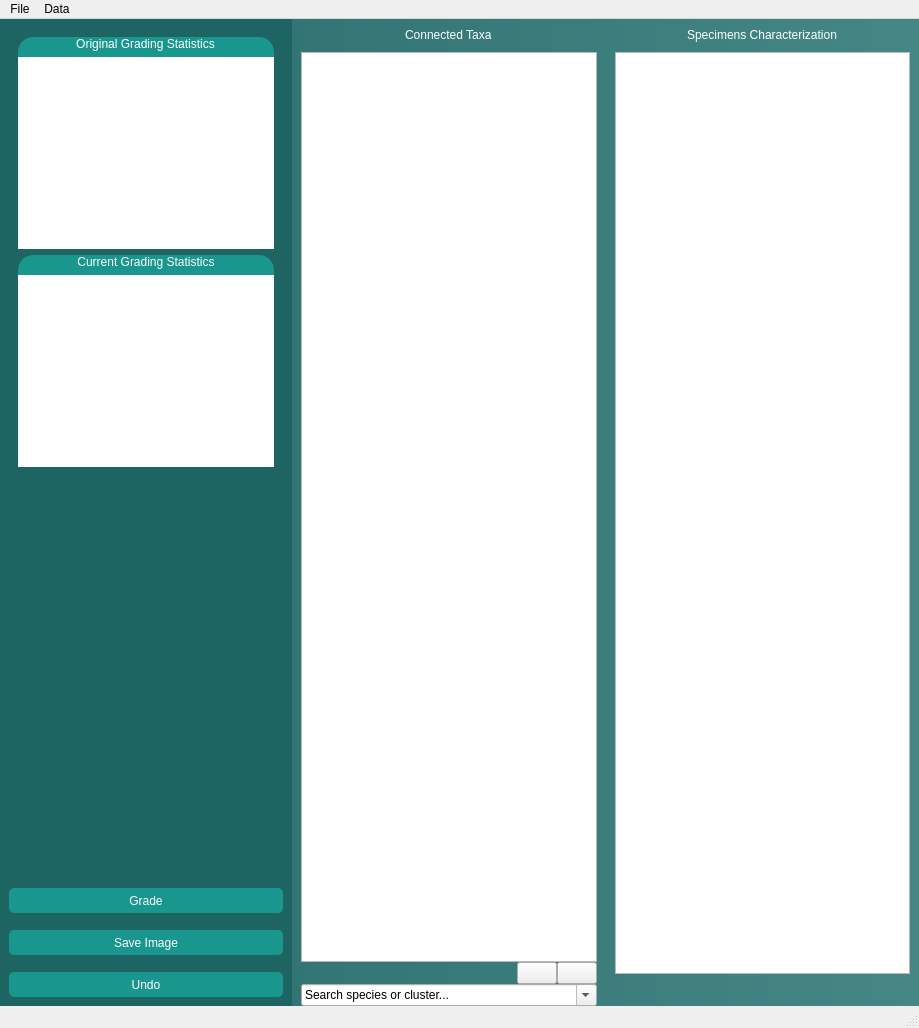
<?xml version="1.0" encoding="UTF-8"?>
<ui version="4.0">
 <class>MainWindow</class>
 <widget class="QMainWindow" name="MainWindow">
  <property name="geometry">
   <rect>
    <x>0</x>
    <y>0</y>
    <width>919</width>
    <height>1028</height>
   </rect>
  </property>
  <property name="sizePolicy">
   <sizepolicy hsizetype="MinimumExpanding" vsizetype="MinimumExpanding">
    <horstretch>0</horstretch>
    <verstretch>0</verstretch>
   </sizepolicy>
  </property>
  <property name="windowTitle">
   <string>iSpecID</string>
  </property>
  <property name="styleSheet">
   <string notr="true"/>
  </property>
  <widget class="QWidget" name="centralwidget">
   <layout class="QGridLayout" name="gridLayout" columnstretch="0,0,0,90">
    <property name="leftMargin">
     <number>0</number>
    </property>
    <property name="topMargin">
     <number>0</number>
    </property>
    <property name="rightMargin">
     <number>0</number>
    </property>
    <property name="bottomMargin">
     <number>0</number>
    </property>
    <property name="horizontalSpacing">
     <number>0</number>
    </property>
    <item row="1" column="3" rowspan="3">
     <widget class="QFrame" name="viewer_frame">
      <property name="sizePolicy">
       <sizepolicy hsizetype="MinimumExpanding" vsizetype="Ignored">
        <horstretch>0</horstretch>
        <verstretch>0</verstretch>
       </sizepolicy>
      </property>
      <property name="minimumSize">
       <size>
        <width>100</width>
        <height>0</height>
       </size>
      </property>
      <property name="maximumSize">
       <size>
        <width>16777215</width>
        <height>16777215</height>
       </size>
      </property>
      <property name="styleSheet">
       <string notr="true">QFrame#viewer_frame{
background:qlineargradient(spread:pad, x1:0, y1:0.511364, x2:1, y2:0.511364, stop:0 rgba(50, 117, 116,255) , stop:1 rgba(69, 135, 133,255) )
}</string>
      </property>
      <property name="frameShape">
       <enum>QFrame::NoFrame</enum>
      </property>
      <property name="frameShadow">
       <enum>QFrame::Raised</enum>
      </property>
      <layout class="QGridLayout" name="gridLayout_2" rowstretch="0,0,0" columnstretch="50,50">
       <property name="leftMargin">
        <number>0</number>
       </property>
       <property name="topMargin">
        <number>0</number>
       </property>
       <property name="rightMargin">
        <number>0</number>
       </property>
       <property name="bottomMargin">
        <number>0</number>
       </property>
       <property name="spacing">
        <number>0</number>
       </property>
       <item row="2" column="1">
        <widget class="QFrame" name="record_frame">
         <property name="styleSheet">
          <string notr="true"/>
         </property>
         <property name="frameShape">
          <enum>QFrame::NoFrame</enum>
         </property>
         <property name="frameShadow">
          <enum>QFrame::Raised</enum>
         </property>
         <layout class="QVBoxLayout" name="verticalLayout" stretch="0,0,80,0">
          <property name="spacing">
           <number>0</number>
          </property>
          <property name="bottomMargin">
           <number>0</number>
          </property>
          <item alignment="Qt::AlignHCenter">
           <widget class="QLabel" name="record_label">
            <property name="sizePolicy">
             <sizepolicy hsizetype="Fixed" vsizetype="Fixed">
              <horstretch>0</horstretch>
              <verstretch>0</verstretch>
             </sizepolicy>
            </property>
            <property name="styleSheet">
             <string notr="true">color : white
</string>
            </property>
            <property name="text">
             <string>Specimens Characterization</string>
            </property>
            <property name="alignment">
             <set>Qt::AlignHCenter|Qt::AlignTop</set>
            </property>
           </widget>
          </item>
          <item>
           <spacer name="verticalSpacer_4">
            <property name="orientation">
             <enum>Qt::Vertical</enum>
            </property>
            <property name="sizeHint" stdset="0">
             <size>
              <width>20</width>
              <height>10</height>
             </size>
            </property>
           </spacer>
          </item>
          <item>
           <widget class="QTableView" name="record_table">
            <property name="sizePolicy">
             <sizepolicy hsizetype="MinimumExpanding" vsizetype="MinimumExpanding">
              <horstretch>0</horstretch>
              <verstretch>0</verstretch>
             </sizepolicy>
            </property>
            <property name="maximumSize">
             <size>
              <width>16777214</width>
              <height>16777215</height>
             </size>
            </property>
            <property name="sortingEnabled">
             <bool>false</bool>
            </property>
            <attribute name="verticalHeaderVisible">
             <bool>false</bool>
            </attribute>
           </widget>
          </item>
          <item>
           <spacer name="verticalSpacer_3">
            <property name="orientation">
             <enum>Qt::Vertical</enum>
            </property>
            <property name="sizeType">
             <enum>QSizePolicy::MinimumExpanding</enum>
            </property>
            <property name="sizeHint" stdset="0">
             <size>
              <width>0</width>
              <height>32</height>
             </size>
            </property>
           </spacer>
          </item>
         </layout>
        </widget>
       </item>
       <item row="2" column="0">
        <widget class="QFrame" name="graph_frame">
         <property name="styleSheet">
          <string notr="true"/>
         </property>
         <property name="frameShape">
          <enum>QFrame::NoFrame</enum>
         </property>
         <property name="frameShadow">
          <enum>QFrame::Raised</enum>
         </property>
         <layout class="QVBoxLayout" name="verticalLayout_7" stretch="0,0,80,0,0">
          <property name="spacing">
           <number>0</number>
          </property>
          <property name="bottomMargin">
           <number>0</number>
          </property>
          <item alignment="Qt::AlignHCenter|Qt::AlignVCenter">
           <widget class="QLabel" name="graph_viewer_label">
            <property name="sizePolicy">
             <sizepolicy hsizetype="Fixed" vsizetype="Fixed">
              <horstretch>0</horstretch>
              <verstretch>0</verstretch>
             </sizepolicy>
            </property>
            <property name="styleSheet">
             <string notr="true">color : white
</string>
            </property>
            <property name="text">
             <string>Connected Taxa</string>
            </property>
            <property name="alignment">
             <set>Qt::AlignLeading|Qt::AlignLeft|Qt::AlignTop</set>
            </property>
           </widget>
          </item>
          <item>
           <spacer name="verticalSpacer_2">
            <property name="orientation">
             <enum>Qt::Vertical</enum>
            </property>
            <property name="sizeHint" stdset="0">
             <size>
              <width>20</width>
              <height>10</height>
             </size>
            </property>
           </spacer>
          </item>
          <item>
           <widget class="QGraphicsView" name="graph_viewer">
            <property name="enabled">
             <bool>true</bool>
            </property>
            <property name="sizePolicy">
             <sizepolicy hsizetype="MinimumExpanding" vsizetype="MinimumExpanding">
              <horstretch>0</horstretch>
              <verstretch>0</verstretch>
             </sizepolicy>
            </property>
            <property name="verticalScrollBarPolicy">
             <enum>Qt::ScrollBarAsNeeded</enum>
            </property>
            <property name="horizontalScrollBarPolicy">
             <enum>Qt::ScrollBarAsNeeded</enum>
            </property>
            <property name="sizeAdjustPolicy">
             <enum>QAbstractScrollArea::AdjustToContentsOnFirstShow</enum>
            </property>
            <property name="resizeAnchor">
             <enum>QGraphicsView::AnchorUnderMouse</enum>
            </property>
            <property name="viewportUpdateMode">
             <enum>QGraphicsView::MinimalViewportUpdate</enum>
            </property>
           </widget>
          </item>
          <item>
           <layout class="QHBoxLayout" name="horizontalLayout">
            <item>
             <spacer name="horizontalSpacer">
              <property name="orientation">
               <enum>Qt::Horizontal</enum>
              </property>
              <property name="sizeHint" stdset="0">
               <size>
                <width>40</width>
                <height>20</height>
               </size>
              </property>
             </spacer>
            </item>
            <item>
             <widget class="QPushButton" name="zoom_in_button">
              <property name="sizePolicy">
               <sizepolicy hsizetype="Fixed" vsizetype="Fixed">
                <horstretch>0</horstretch>
                <verstretch>0</verstretch>
               </sizepolicy>
              </property>
              <property name="text">
               <string/>
              </property>
              <property name="icon">
               <iconset resource="../icons.qrc">
                <normaloff>:/icons/zoom-in.png</normaloff>:/icons/zoom-in.png</iconset>
              </property>
             </widget>
            </item>
            <item>
             <widget class="QPushButton" name="zoom_out_button">
              <property name="sizePolicy">
               <sizepolicy hsizetype="Fixed" vsizetype="Fixed">
                <horstretch>0</horstretch>
                <verstretch>0</verstretch>
               </sizepolicy>
              </property>
              <property name="text">
               <string/>
              </property>
              <property name="icon">
               <iconset resource="../icons.qrc">
                <normaloff>:/icons/zoom-out.png</normaloff>:/icons/zoom-out.png</iconset>
              </property>
             </widget>
            </item>
           </layout>
          </item>
          <item>
           <widget class="QComboBox" name="graph_combo_box">
            <property name="sizePolicy">
             <sizepolicy hsizetype="MinimumExpanding" vsizetype="Minimum">
              <horstretch>0</horstretch>
              <verstretch>0</verstretch>
             </sizepolicy>
            </property>
            <property name="editable">
             <bool>true</bool>
            </property>
            <property name="currentText">
             <string>Search species or cluster...</string>
            </property>
           </widget>
          </item>
         </layout>
        </widget>
       </item>
      </layout>
     </widget>
    </item>
    <item row="1" column="0" rowspan="3">
     <widget class="QFrame" name="sidebar_frame">
      <property name="sizePolicy">
       <sizepolicy hsizetype="Minimum" vsizetype="MinimumExpanding">
        <horstretch>0</horstretch>
        <verstretch>0</verstretch>
       </sizepolicy>
      </property>
      <property name="maximumSize">
       <size>
        <width>16777215</width>
        <height>16777215</height>
       </size>
      </property>
      <property name="styleSheet">
       <string notr="true">QFrame#sidebar_frame{
	background-color:rgb(30, 100, 98)
}</string>
      </property>
      <property name="frameShape">
       <enum>QFrame::NoFrame</enum>
      </property>
      <property name="frameShadow">
       <enum>QFrame::Plain</enum>
      </property>
      <layout class="QVBoxLayout" name="verticalLayout_5">
       <property name="spacing">
        <number>17</number>
       </property>
       <item>
        <widget class="QFrame" name="results_frame">
         <property name="sizePolicy">
          <sizepolicy hsizetype="MinimumExpanding" vsizetype="Fixed">
           <horstretch>0</horstretch>
           <verstretch>0</verstretch>
          </sizepolicy>
         </property>
         <property name="minimumSize">
          <size>
           <width>0</width>
           <height>0</height>
          </size>
         </property>
         <property name="frameShape">
          <enum>QFrame::NoFrame</enum>
         </property>
         <property name="frameShadow">
          <enum>QFrame::Raised</enum>
         </property>
         <layout class="QVBoxLayout" name="verticalLayout_4">
          <item>
           <widget class="QFrame" name="initial_results_frame">
            <property name="enabled">
             <bool>true</bool>
            </property>
            <property name="sizePolicy">
             <sizepolicy hsizetype="Fixed" vsizetype="Minimum">
              <horstretch>0</horstretch>
              <verstretch>0</verstretch>
             </sizepolicy>
            </property>
            <property name="styleSheet">
             <string notr="true">QFrame#initial_results_frame{
color: white;
border-top-right-radius: 15px;
border-top-left-radius: 15px;
background:rgb(25, 150, 141);
}</string>
            </property>
            <property name="frameShape">
             <enum>QFrame::StyledPanel</enum>
            </property>
            <property name="frameShadow">
             <enum>QFrame::Raised</enum>
            </property>
            <layout class="QVBoxLayout" name="verticalLayout_2">
             <property name="leftMargin">
              <number>0</number>
             </property>
             <property name="topMargin">
              <number>0</number>
             </property>
             <property name="rightMargin">
              <number>0</number>
             </property>
             <property name="bottomMargin">
              <number>0</number>
             </property>
             <item alignment="Qt::AlignHCenter">
              <widget class="QLabel" name="initial_results_label">
               <property name="sizePolicy">
                <sizepolicy hsizetype="Fixed" vsizetype="Fixed">
                 <horstretch>0</horstretch>
                 <verstretch>0</verstretch>
                </sizepolicy>
               </property>
               <property name="styleSheet">
                <string notr="true">color:white</string>
               </property>
               <property name="text">
                <string>Original Grading Statistics</string>
               </property>
               <property name="alignment">
                <set>Qt::AlignBottom|Qt::AlignHCenter</set>
               </property>
              </widget>
             </item>
             <item>
              <widget class="QTableView" name="initial_results_table">
               <property name="sizePolicy">
                <sizepolicy hsizetype="Minimum" vsizetype="Minimum">
                 <horstretch>0</horstretch>
                 <verstretch>0</verstretch>
                </sizepolicy>
               </property>
               <property name="minimumSize">
                <size>
                 <width>0</width>
                 <height>0</height>
                </size>
               </property>
               <property name="styleSheet">
                <string notr="true">border: 1px gray;</string>
               </property>
               <property name="frameShape">
                <enum>QFrame::NoFrame</enum>
               </property>
               <property name="verticalScrollBarPolicy">
                <enum>Qt::ScrollBarAlwaysOff</enum>
               </property>
               <property name="horizontalScrollBarPolicy">
                <enum>Qt::ScrollBarAlwaysOff</enum>
               </property>
               <attribute name="verticalHeaderVisible">
                <bool>false</bool>
               </attribute>
              </widget>
             </item>
            </layout>
           </widget>
          </item>
          <item>
           <widget class="QFrame" name="current_results_frame">
            <property name="sizePolicy">
             <sizepolicy hsizetype="Fixed" vsizetype="Minimum">
              <horstretch>0</horstretch>
              <verstretch>0</verstretch>
             </sizepolicy>
            </property>
            <property name="styleSheet">
             <string notr="true">QFrame#current_results_frame{
color: white;
border-top-right-radius: 15px;
border-top-left-radius: 15px;
background: rgb(25, 150, 141);
}</string>
            </property>
            <property name="frameShape">
             <enum>QFrame::StyledPanel</enum>
            </property>
            <property name="frameShadow">
             <enum>QFrame::Raised</enum>
            </property>
            <layout class="QVBoxLayout" name="verticalLayout_3">
             <property name="leftMargin">
              <number>0</number>
             </property>
             <property name="topMargin">
              <number>0</number>
             </property>
             <property name="rightMargin">
              <number>0</number>
             </property>
             <property name="bottomMargin">
              <number>0</number>
             </property>
             <item alignment="Qt::AlignHCenter">
              <widget class="QLabel" name="current_results_label">
               <property name="sizePolicy">
                <sizepolicy hsizetype="Fixed" vsizetype="Fixed">
                 <horstretch>0</horstretch>
                 <verstretch>0</verstretch>
                </sizepolicy>
               </property>
               <property name="styleSheet">
                <string notr="true">color:white</string>
               </property>
               <property name="text">
                <string>Current Grading Statistics</string>
               </property>
               <property name="alignment">
                <set>Qt::AlignCenter</set>
               </property>
              </widget>
             </item>
             <item>
              <widget class="QTableView" name="current_results_table">
               <property name="sizePolicy">
                <sizepolicy hsizetype="Minimum" vsizetype="Minimum">
                 <horstretch>0</horstretch>
                 <verstretch>0</verstretch>
                </sizepolicy>
               </property>
               <property name="frameShape">
                <enum>QFrame::NoFrame</enum>
               </property>
               <property name="verticalScrollBarPolicy">
                <enum>Qt::ScrollBarAlwaysOff</enum>
               </property>
               <property name="horizontalScrollBarPolicy">
                <enum>Qt::ScrollBarAlwaysOff</enum>
               </property>
               <attribute name="verticalHeaderVisible">
                <bool>false</bool>
               </attribute>
              </widget>
             </item>
            </layout>
           </widget>
          </item>
         </layout>
        </widget>
       </item>
       <item>
        <spacer name="verticalSpacer">
         <property name="orientation">
          <enum>Qt::Vertical</enum>
         </property>
         <property name="sizeHint" stdset="0">
          <size>
           <width>20</width>
           <height>40</height>
          </size>
         </property>
        </spacer>
       </item>
       <item>
        <widget class="QPushButton" name="annotate_button">
         <property name="enabled">
          <bool>true</bool>
         </property>
         <property name="sizePolicy">
          <sizepolicy hsizetype="Minimum" vsizetype="Fixed">
           <horstretch>0</horstretch>
           <verstretch>0</verstretch>
          </sizepolicy>
         </property>
         <property name="minimumSize">
          <size>
           <width>0</width>
           <height>0</height>
          </size>
         </property>
         <property name="maximumSize">
          <size>
           <width>16777215</width>
           <height>16777215</height>
          </size>
         </property>
         <property name="styleSheet">
          <string notr="true">QPushButton#annotate_button{
color:white;
background:rgb(25, 150, 141);
border-color:rgb(25, 150, 141);
border-radius: 5px;
height: 25px
}

QPushButton#annotate_button:hover
{
color:(220, 223, 223);
background:rgb(21, 156, 143);
border-color:rgb(21, 156, 143);
border-radius: 5px;
height: 25px
}

QPushButton#annotate_button:pressed
{
color:rgb(211, 213, 213);
background:rgb(16, 117, 107);
border-color:rgb(16, 117, 107);
border-radius: 5px;
height: 25px
}</string>
         </property>
         <property name="text">
          <string>Grade</string>
         </property>
        </widget>
       </item>
       <item>
        <widget class="QPushButton" name="save_graph_button">
         <property name="styleSheet">
          <string notr="true">QPushButton#save_graph_button{
color:white;
background:rgb(25, 150, 141);
border-color:rgb(25, 150, 141);
border-radius: 5px;
height: 25px
}
QPushButton#save_graph_button:hover
{
color:(220, 223, 223);
background:rgb(21, 156, 143);
border-color:rgb(21, 156, 143);
border-radius: 5px;
height: 25px
}

QPushButton#save_graph_button:pressed
{
color:rgb(211, 213, 213);
background:rgb(16, 117, 107);
border-color:rgb(16, 117, 107);
border-radius: 5px;
height: 25px
}</string>
         </property>
         <property name="text">
          <string>Save Image</string>
         </property>
        </widget>
       </item>
       <item>
        <widget class="QPushButton" name="undo_button">
         <property name="sizePolicy">
          <sizepolicy hsizetype="Minimum" vsizetype="Fixed">
           <horstretch>0</horstretch>
           <verstretch>0</verstretch>
          </sizepolicy>
         </property>
         <property name="minimumSize">
          <size>
           <width>0</width>
           <height>0</height>
          </size>
         </property>
         <property name="maximumSize">
          <size>
           <width>16777215</width>
           <height>16777215</height>
          </size>
         </property>
         <property name="styleSheet">
          <string notr="true">QPushButton#undo_button{
color:white;
background:rgb(25, 150, 141);
border-color:rgb(25, 150, 141);
border-radius: 5px;
height: 25px
}

QPushButton#undo_button:hover
{
color:(220, 223, 223);
background:rgb(21, 156, 143);
border-color:rgb(21, 156, 143);
border-radius: 5px;
height: 25px
}
QPushButton#undo_button:pressed
{
color:rgb(211, 213, 213);
background:rgb(16, 117, 107);
border-color:rgb(16, 117, 107);
border-radius: 5px;
height: 25px
}</string>
         </property>
         <property name="text">
          <string>Undo</string>
         </property>
        </widget>
       </item>
      </layout>
     </widget>
    </item>
   </layout>
  </widget>
  <widget class="QMenuBar" name="menubar">
   <property name="geometry">
    <rect>
     <x>0</x>
     <y>0</y>
     <width>919</width>
     <height>22</height>
    </rect>
   </property>
   <widget class="QMenu" name="menu_file">
    <property name="title">
     <string>File</string>
    </property>
    <addaction name="load_file_action"/>
    <addaction name="save_as_file_action"/>
    <addaction name="save_file_action"/>
   </widget>
   <widget class="QMenu" name="menu_data">
    <property name="title">
     <string>Data</string>
    </property>
    <addaction name="filter_action"/>
    <addaction name="gradind_options_action"/>
   </widget>
   <addaction name="menu_file"/>
   <addaction name="menu_data"/>
  </widget>
  <widget class="QStatusBar" name="statusbar"/>
  <action name="load_file_action">
   <property name="text">
    <string>Open file...</string>
   </property>
   <property name="shortcut">
    <string>Ctrl+O</string>
   </property>
  </action>
  <action name="save_as_file_action">
   <property name="text">
    <string>Save as...</string>
   </property>
   <property name="shortcut">
    <string>Ctrl+Shift+S</string>
   </property>
  </action>
  <action name="filter_action">
   <property name="enabled">
    <bool>true</bool>
   </property>
   <property name="text">
    <string>Filter</string>
   </property>
  </action>
  <action name="gradind_options_action">
   <property name="text">
    <string>Grading Options</string>
   </property>
  </action>
  <action name="save_file_action">
   <property name="text">
    <string>Save</string>
   </property>
   <property name="shortcut">
    <string>Ctrl+S</string>
   </property>
  </action>
 </widget>
 <resources>
  <include location="../icons.qrc"/>
 </resources>
 <connections/>
</ui>
